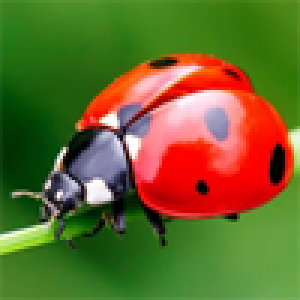
#> input picture Lab/Lab 3 (Clusters and GMMs)/Solutions/ladybug.png, 100 x 100 px (shown 3 times larger)
$ jupyter execute --allow-errors lab3-exercises-with-solutions.ipynb
#> lines starting #> are read from the running program, lines starting #| are printed output that depends on the picture; long printed decimals are rounded
# Lab 3 Exercises for COMP 6321 (Machine Learning)

In this lab you'll cluster and fit mixture models to data using the popular _scikit-learn_ package. Lab3 requires a good understanding of Numpy and Matplotlib. Please complete Lab1 before attempting Lab3.

**Run the code cell below** to import the required packages.

[cell 1]
import numpy as np
import matplotlib as mpl
import matplotlib.pyplot as plt
import sklearn
import sklearn.cluster         # For KMeans class
import sklearn.mixture         # For GaussianMixture class
import sklearn.preprocessing   # For scale function
import mpl_toolkits.mplot3d    # For enabling projection='3d' feature in Matplotlib

<div style="border-bottom: 3px solid black; margin-bottom:5px"></div>
<div style="border-bottom: 3px solid black"></div>

# Introduction
The introduction has no exercises.
The goal is to provide you examples.
All you have to do is run the code cells and learn.

Load the image *ladybug.png* as a Numpy array. The image should already have been unzipped into the same directory as this notebook.

[cell 2]
image = plt.imread('ladybug.png')
#> image is the input picture: shape (100, 100, 3) float32; mean R, G, B 0.411, 0.41, 0.175
print(image.shape)
#| (100, 100, 3)

Notice the shape of the array. Entry _image[y,x]_ in the array is a length-3 vector representing the RGB value of pixel at location $(x, y)$ in the image.

Plot the image using Matplotlib's _imshow_ function.

[cell 3]
plt.imshow(image);

Reshape the image into a 2-dimensional matrix suitable for clustering the pixels by their RGB colour value. The data should be in array format

$$
\begin{bmatrix}
r_1 & g_1 & b_1\\
r_2 & g_2 & b_2\\
\vdots & \vdots & \vdots\\
r_N & g_N & b_N
\end{bmatrix}
$$

where $N=10000$ and each $\begin{bmatrix} r_i & g_i & b_i \end{bmatrix}$ is the colour of pixel with index $i$.

[cell 4]
RGB = image.reshape(-1, 3)
print(RGB.shape)
#| (10000, 3)
print(RGB)
#> (printed output is left out)

The first and last pixels in our array seem to have green-ish colours, such as $\begin{bmatrix} 0.31 & 0.55 & 0.20 \end{bmatrix}$. Makes sense!

Plot the pixel RGB values in 3-dimensional colour space.

[cell 5]
def plot_colour_space(RGB, title=None, hold=False, **kwargs):
    """
    Plots Nx3 matrix RGB in 3 dimensions.

    The keyword arguments are passed to Matplotlib's scatter() function.
    If hold=True, the points will be added to the previous plot. Otherwise a new plot is generated.
    """
    if hold:
        ax = plt.gca()
    else:
        fig = plt.figure(figsize=(8,8))
        ax = fig.add_subplot(111, projection='3d')
    kwargs.setdefault('alpha', 1.0)
    ax.scatter(*RGB.T, **kwargs)
    ax.set_xlabel('R', color='r', fontweight='bold', fontsize=15)
    ax.set_ylabel('G', color='g', fontweight='bold', fontsize=15)
    ax.set_zlabel('B', color='b', fontweight='bold', fontsize=15)
    if title is not None:
        ax.set_title(title)

plot_colour_space(RGB, c=RGB, s=0.5, marker='s', title="Pixels plotted in colour space")
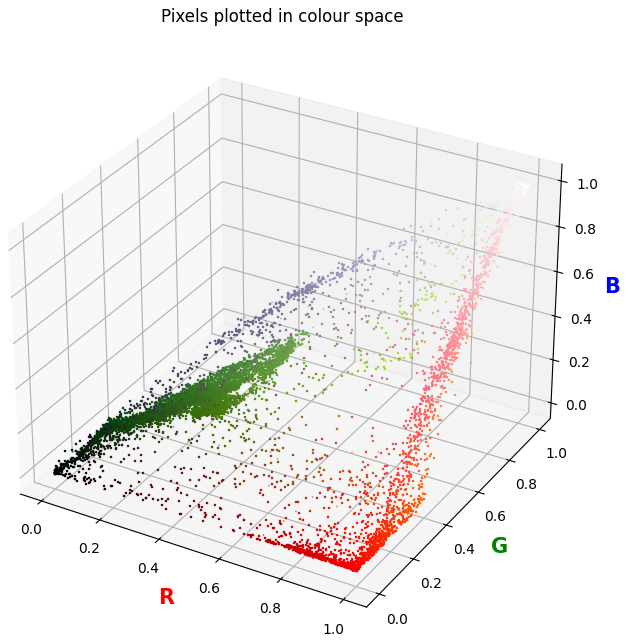
#> figure drawn by matplotlib, 1 panel

Run the *K*-means clustering algorithm with *K*=5, using each RGB pixel colour vector as a data point.

[cell 6]
def run_kmeans(data, k):
    """
    Runs K-means on an NxD array using k clusters.

    Returns a KxD matrix of centroids and a length-N vector of labels (cluster assignments).
    """
    kmeans = sklearn.cluster.KMeans(n_clusters=k, random_state=0).fit(data)
    return kmeans.cluster_centers_, kmeans.labels_

centroids, labels = run_kmeans(RGB, k=5)
#> centroids = [[0.914, 0.1, 0.0312], [0.0947, 0.286, 0.0543], [0.803, 0.728, 0.75], [0.283, 0.515, 0.151], [0.961, 0.491, 0.47]]; labels = 10000 values, max 4 at index 2147, min 0 at index 1857, mean 2

print(centroids)
#| [[0.9141  0.1005  0.03124 ]
#|  [0.09473 0.2863 0.05432]
#|  [0.8031  0.728  0.7498 ]
#|  [0.2831 0.5155  0.1514]
#|  [0.9613 0.4914  0.4696]]
print(labels, len(labels))
#> (printed output is left out)

The centroids array has shape (5,3) because there are *K*=5 centroids, a 3-dimensional vector. The labels are given as integer indices, as in the "alternate formulation for *K*-means" from Lecture 2.

Plot the centroids in RGB colour space.

[cell 7]
plot_colour_space(centroids, facecolors=centroids, edgecolor='black', s=1000, title="Centroids only")
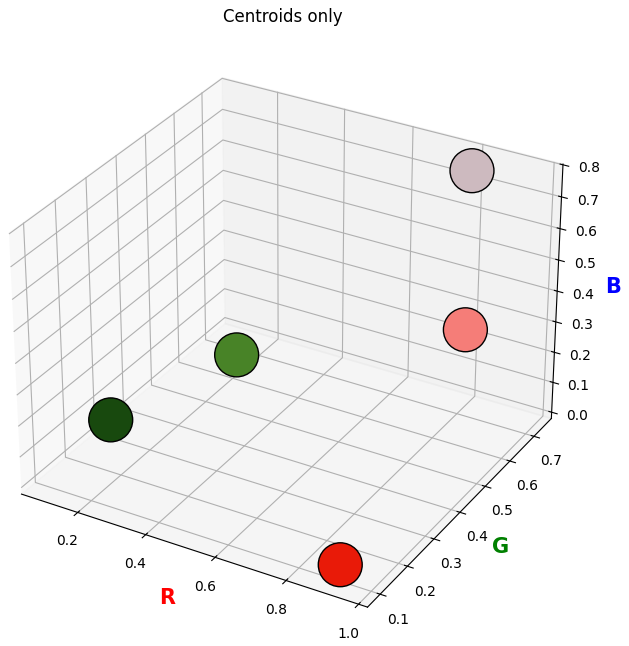
#> figure drawn by matplotlib, 1 panel

Plot the pixels in RGB space but with colour matching that of the centroid the pixel was assigned to. Include the centroids themselves in the same plot.

[cell 8]
# Create a new (10000,3) ndarray where values in row i are copied from centroids[labels[i],:]
RGB_recoloured = centroids[labels]

# Plot the re-coloured pixels, along with the corresponding centroids
plot_colour_space(RGB, c=RGB_recoloured, marker='s', s=0.5, title="Centroids and recoloured pixels")
plot_colour_space(centroids, facecolors=centroids, edgecolor='black', s=1000, hold=True)
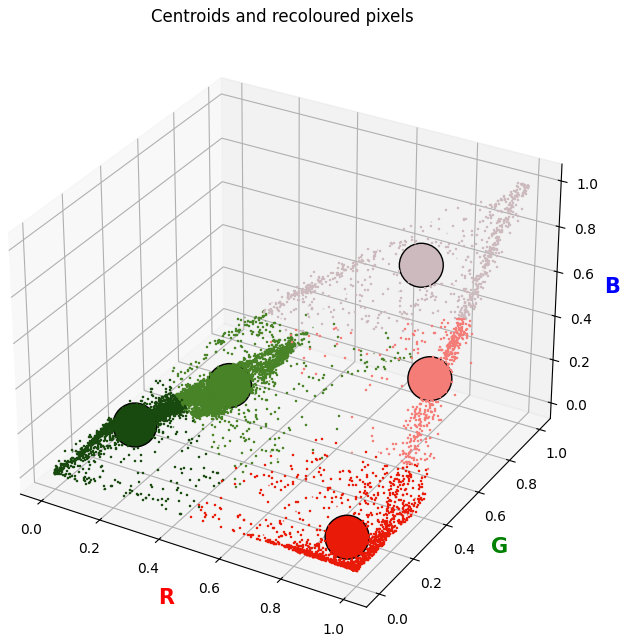
#> figure drawn by matplotlib, 1 panel

[cell 9]
plt.imshow(RGB_recoloured.reshape(image.shape));
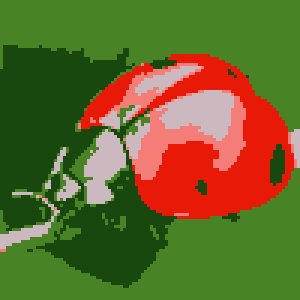
#> shown: shape (100, 100, 3) float32 (shown 3 times larger); mean R, G, B 0.411, 0.409, 0.175

<div style="border-bottom: 3px solid black; margin-bottom:5px"></div>
<div style="border-bottom: 3px solid black"></div>

# 1. Spatial clustering with K-means

Exercises 1.1&ndash;1.3 ask you to apply scikit-learn's **[sklearn.cluster.KMeans](https://scikit-learn.org/stable/modules/generated/sklearn.cluster.KMeans.html)** object to the pixels from the introduction. It requires that you have already **run the code cells from the introduction**.

You're going to cluster the pixels in a way that is also _spatial_. To do this, we'll extend the feature space from $\begin{bmatrix} r_i & g_i & b_i \end{bmatrix}$ to a 5-dimensional feature space $\begin{bmatrix} r_i & g_i & b_i & x_i & y_i\end{bmatrix}$ where $(x_i, y_i)$ is the location in the image where pixel $i$ came from. The image is $100\times 100$ pixels in size, so in a zero-based indexing scheme the top-left pixel has location $(0, 0)$ and the bottom-right pixel has location $(99, 99)$.

[cell 10]
h, w, _ = image.shape                                 # Get the width and height of the image
X, Y = np.meshgrid(np.arange(w), np.arange(h))        # Enumerate the (x,y) pairs of all the pixels
RGBXY = np.column_stack([RGB, X.ravel(), Y.ravel()])  # Stack [r g b] beside [x] and [y] to get [r g b x y]
print(RGBXY)
#> (printed output is left out)

<div style="border-bottom: 3px solid black;"></div>

### Exercise 1.1 &mdash; Cluster pixels spatially

**Write a few lines of code** to do the following:
1. Cluster the $\begin{bmatrix} r_i & g_i & b_i & x_i & y_i\end{bmatrix}$ values that are currently stored in the _RGBXY_ variable. Use *K*=6 clusters. You can use *sklearn.cluster.KMeans* directly or you can use the _run_kmeans_ function from the introduction.
2. Plot the re-coloured image, where each pixel's colour has been replaced by its corresponding centroid colour, as we did in the introduction.

Your plot should look like this:

_Hint:_ Your _RGBXY_ array has shape (10000,5), but the _imshow_ function expects an array of shape (*height*, *width*, 3). So you will need to slice out colour data and reshape it into a form that _imshow_ expects.

[cell 11]
# Your code here. Aim for 4-6 lines.
centroids, labels = run_kmeans(RGBXY, k=6)
#> centroids = [[0.838, 0.289, 0.224, 76.68, 49.17], [0.383, 0.351, 0.283, 26.67, 49.57], [0.436, 0.457, 0.13, 72.89, 16.03], [0.382, 0.489, 0.192, 73.53, 82.68], [0.21, 0.42, 0.128, 23.43, 82.77], [0.226, 0.447, 0.0881, 22.86, 16.34]]; labels = 10000 values, max 5 at index 0, min 0 at index 3098, mean 2.49
RGB_recoloured = centroids[labels,:3]
plt.imshow(RGB_recoloured.reshape(image.shape))
plt.title('Spatial clustering by RGBXY with k=6');
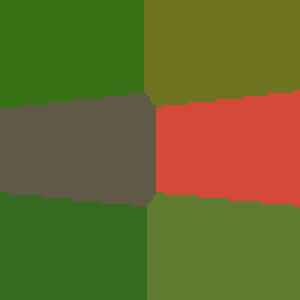
#> shown: shape (100, 100, 3) float64 (shown 3 times larger); mean R, G, B 0.411, 0.409, 0.175

<div style="border-bottom: 3px solid black;"></div>

### Exercise 1.2 &mdash; More clusters!

**Repeat Exercise 1.1** but this time use *K*=50 clusters. It may take a few seconds. If you do not understand the result that you see, ask for insight from a TA or from someone else.

[cell 12]
# Your code here. Aim for 2-6 lines.
centroids, labels = run_kmeans(RGBXY, k=50)
#> centroids = 50 rows, first 6: [0.631, 0.143, 0.0523, 91.52, 56.22], [0.613, 0.337, 0.108, 32.65, 32.47], [0.289, 0.356, 0.262, 18.6, 68.79], [0.228, 0.482, 0.0612, 73.44, 6.94], [0.336, 0.58, 0.25, 72.39, 93.08], [0.19, 0.485, 0.102, 5.37, 8.81]; labels = 10000 values, max 49 at index 10, min 0 at index 5085, mean 24.26
RGB_recoloured = centroids[labels,:3]
plt.imshow(RGB_recoloured.reshape(image.shape));
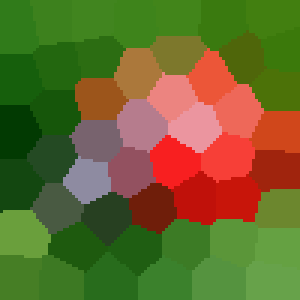
#> shown: shape (100, 100, 3) float64 (shown 3 times larger); mean R, G, B 0.411, 0.41, 0.175

<div style="border-bottom: 3px solid black;"></div>

### Exercise 1.3 &mdash; Feature scaling

**Repeat Exercise 1.2** but this time scale the $x$ and $y$ features by a factor of 0.02 before clustering. Your answer should use Numpy's "broadcasting" mechanism to achieve the scaling.

Be sure to store the transformed values in a new array rather than modifying the original _RGBXY_ array. Otherwise you may end up having to re-run the code cell that generated the _RGBXY_ variable.

[cell 13]
# Your code here. Aim for 3-7 lines.
RGBXY_scaled = RGBXY*np.array([1, 1, 1, 0.02, 0.02])
centroids, labels = run_kmeans(RGBXY_scaled, k=50)
#> centroids = 50 rows, first 6: [0.908, 0.0367, 0.0144, 1.72, 1.17], [0.0079, 0.231, 0.0171, 0.171, 1.07], [0.234, 0.483, 0.143, 1.21, 1.61], [0.255, 0.502, 0.0806, 1.32, 0.176], [0.397, 0.632, 0.258, 1.85, 1.63], [0.984, 0.821, 0.868, 1.28, 0.663]; labels = 10000 values, max 49 at index 3541, min 0 at index 4984, mean 23.13
RGB_recoloured = centroids[labels,:3]
plt.imshow(RGB_recoloured.reshape(image.shape));
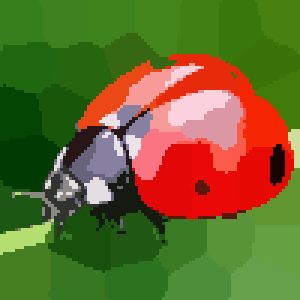
#> shown: shape (100, 100, 3) float64 (shown 3 times larger); mean R, G, B 0.411, 0.41, 0.175

The purpose of this exercise is to see that the clustering method is very sensitive to the scale of different features. If you were to scale the _XY_ components all the way to zero, you would be back to clustering _only by colour_, as we did in the introduction.

Before continuing, try scaling $(x,y)$ by different values, such as $(0.05, 0.02)$ and see how that effects the pixel clusters.

<div style="border-bottom: 3px solid black; margin-bottom:5px"></div>
<div style="border-bottom: 3px solid black"></div>

# 2. Selecting *K* in *K*-means

Exercises 2.1&ndash;2.2 ask you to generate synthetic data and to apply the "elbow" heuristic for selecting optimal *K* in *K*-means.

**Run the code cell below** to define a function for sampling data from a mixture of Gaussians.

[cell 14]
def sample_gmm(means, covs=None, weights=None, N=1):
    """
    Samples a K-component D-dimensional Gaussian mixture.

    The means are KxD.
    The covariances are KxDxD. The default covariance is the DxD identity matrix.
    The weights are length K and must sum to 1. The default is uniform weights.

    Returns (X, c) where X is an NxD array of samples and c is a length-N vector
    of component indices, i.e. X[i] was sampled from mixture component c[i].
    """
#> called with means = array of shape (9, 2), N = 1000
    K, D = means.shape

    # Valudate inputs and set default values if needed
    if covs is None:
        covs = np.tile(np.eye(D), (K,1,1))  # Stack of K D-dimensional identity matricies
    if weights is None:
        weights = np.full(K, 1/K)
    assert covs.shape == (K,D,D)

    # Sample a vector of component choices in proportion to weights, one for each sample
    c = np.random.choice(K, N, p=weights)  # choice() checks that weights has shape (K,1) and sums to 1

    # Fill an array of N samples, one component at a time
    X = np.empty((N,D))
    for k in range(K):
        X[k==c] = np.random.multivariate_normal(means[k], covs[k], np.count_nonzero(k==c))
    return X, c

<div style="border-bottom: 3px solid black;"></div>

### Exercise 2.1 &mdash; Generate synthetic GMM data

**Write a few lines of code** to generate 1000 samples from a 9-component Gaussian mixture, where the means are arranged in a 3x3 grid as shown below.

Use a single call to the *sample_gmm* function to generate your data. That means you must build a _means_ matrix with shape (9,2) containing the 9 means. You should know how to do this procedurally, either with for-loops or with a call to the _np.meshgrid_ and *np.column_stack* functions. (Do not write out all 9 of the mean vectors by hand.)

Create a variable called _X_ that refers to your samples, and create a variable called _c_ that refers to the mixture component indices (this value is directly returned by *sample_gmm*, so just store the result).

The `np.random.seed(0)` ensures you always generate the same data each time you run the code cell.

[cell 15]
np.random.seed(0)

# Your code here. Aim for 3-6 additional lines.
U, V = np.meshgrid([-5, 0, 5], [-5, 0, 5])
means = np.column_stack([U.ravel(), V.ravel()])
X, c = sample_gmm(means, N=1000)

**Plot your data** by running the code cell below.

[cell 16]
assert 'X' in globals(), "You must create a variable called 'X' that refers to your samples!"
assert 'c' in globals(), "You must create a variable called 'c' that refers to your component indices!"
assert X.shape == (1000,2), "X should have shape (1000, 2)!"
assert c.shape == (1000,), "c should have shape (1000,)!"
plt.scatter(*X.T, c=c, s=5)     # Plot each point (X[i,0], X[i,1]) using colour index c[i] and point size 5
plt.title("Synthetic GMM data")
plt.xticks([-5, 0, 5])
plt.yticks([-5, 0, 5])
plt.gca().set_aspect('equal')   # It's important to see this data with equal scales on each axis
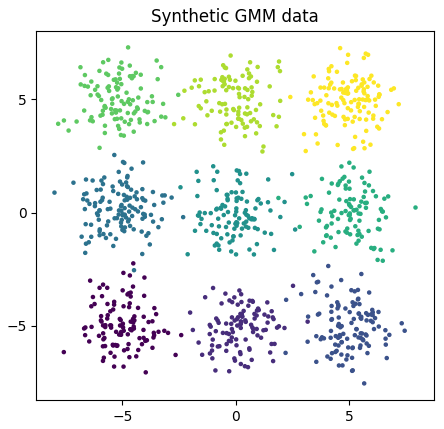
#> figure drawn by matplotlib, 1 panel

<div style="border-bottom: 3px solid black;"></div>

### Exercise 2.2 &mdash; Choosing *K* with *K*-means

When applying *K*-means, it may be difficult to choose the best *K* for a particular data set. Recall the "elbow curve" method for selecting *K* as reviewed in Lecture 2. You are asked to apply this method to select a "good" *K* for the data set generated in Exercise 2.1.

**Write a few lines of code** to generate a plot of *K* ($x$-axis) versus the corresponding *K*-means objective value ($y$-axis) for each choice of $K \in \{2, \ldots 15\}$. Use the **[sklearn.cluster.KMeans](https://scikit-learn.org/stable/modules/generated/sklearn.cluster.KMeans.html)** object in your answer. Once you have called the _fit_ method on a _KMeans_ object you can recover the final objective value (at convergence) from the object's *intertia_* attribute (as in `kmeans_object.inertia_`).

If you have done this correctly, you should see a 'kink' at *K*=9, which makes sense given that the data was indeed generated from 9 clusters.

[cell 17]
# Your code here. Aim for 2-4 lines of code plus a few lines for plotting.
kvals = range(2, 15)
costs = [sklearn.cluster.KMeans(n_clusters=k, random_state=0).fit(X).inertia_ for k in kvals]

plt.plot(kvals, costs)
plt.xticks(kvals);
plt.title('K-means cost across K')
plt.xlabel('K')
plt.ylabel('cost');
#> (the rest of the program and of its run is left out)
